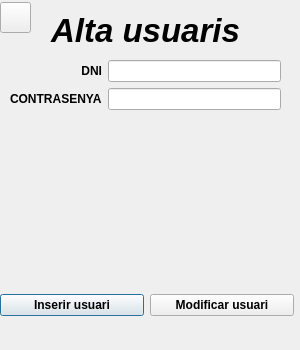
<?xml version="1.0" encoding="UTF-8"?>
<ui version="4.0">
 <class>Dialog</class>
 <widget class="QDialog" name="Dialog">
  <property name="geometry">
   <rect>
    <x>0</x>
    <y>0</y>
    <width>300</width>
    <height>350</height>
   </rect>
  </property>
  <property name="font">
   <font>
    <weight>75</weight>
    <italic>false</italic>
    <bold>true</bold>
   </font>
  </property>
  <property name="windowTitle">
   <string>Dialog</string>
  </property>
  <property name="styleSheet">
   <string notr="true"/>
  </property>
  <widget class="QLabel" name="label">
   <property name="geometry">
    <rect>
     <x>10</x>
     <y>-320</y>
     <width>271</width>
     <height>701</height>
    </rect>
   </property>
   <property name="font">
    <font>
     <family>Arial</family>
     <pointsize>25</pointsize>
     <weight>75</weight>
     <italic>true</italic>
     <bold>true</bold>
    </font>
   </property>
   <property name="text">
    <string>Alta usuaris</string>
   </property>
   <property name="alignment">
    <set>Qt::AlignCenter</set>
   </property>
  </widget>
  <widget class="QWidget" name="horizontalLayoutWidget_6">
   <property name="geometry">
    <rect>
     <x>0</x>
     <y>270</y>
     <width>294</width>
     <height>71</height>
    </rect>
   </property>
   <layout class="QHBoxLayout" name="hlButtons">
    <item>
     <widget class="QPushButton" name="pbInserir">
      <property name="styleSheet">
       <string notr="true">font: italic 13pt &quot;Arial&quot;;</string>
      </property>
      <property name="text">
       <string>Inserir usuari</string>
      </property>
     </widget>
    </item>
    <item>
     <widget class="QPushButton" name="pbModificar">
      <property name="styleSheet">
       <string notr="true">font: italic 13pt &quot;Arial&quot;;</string>
      </property>
      <property name="text">
       <string>Modificar usuari</string>
      </property>
     </widget>
    </item>
   </layout>
  </widget>
  <widget class="QWidget" name="formLayoutWidget">
   <property name="geometry">
    <rect>
     <x>10</x>
     <y>60</y>
     <width>271</width>
     <height>201</height>
    </rect>
   </property>
   <layout class="QFormLayout" name="formLayout">
    <property name="labelAlignment">
     <set>Qt::AlignRight|Qt::AlignTrailing|Qt::AlignVCenter</set>
    </property>
    <item row="0" column="0">
     <widget class="QLabel" name="label_2">
      <property name="text">
       <string>DNI</string>
      </property>
      <property name="alignment">
       <set>Qt::AlignRight|Qt::AlignTrailing|Qt::AlignVCenter</set>
      </property>
     </widget>
    </item>
    <item row="0" column="1">
     <widget class="QLineEdit" name="textDni"/>
    </item>
    <item row="1" column="0">
     <widget class="QLabel" name="label_3">
      <property name="text">
       <string>CONTRASENYA</string>
      </property>
     </widget>
    </item>
    <item row="1" column="1">
     <widget class="QLineEdit" name="textPasswd"/>
    </item>
   </layout>
  </widget>
  <widget class="QPushButton" name="return_btn">
   <property name="geometry">
    <rect>
     <x>0</x>
     <y>2</y>
     <width>31</width>
     <height>31</height>
    </rect>
   </property>
   <property name="text">
    <string/>
   </property>
  </widget>
 </widget>
 <resources/>
 <connections/>
</ui>
